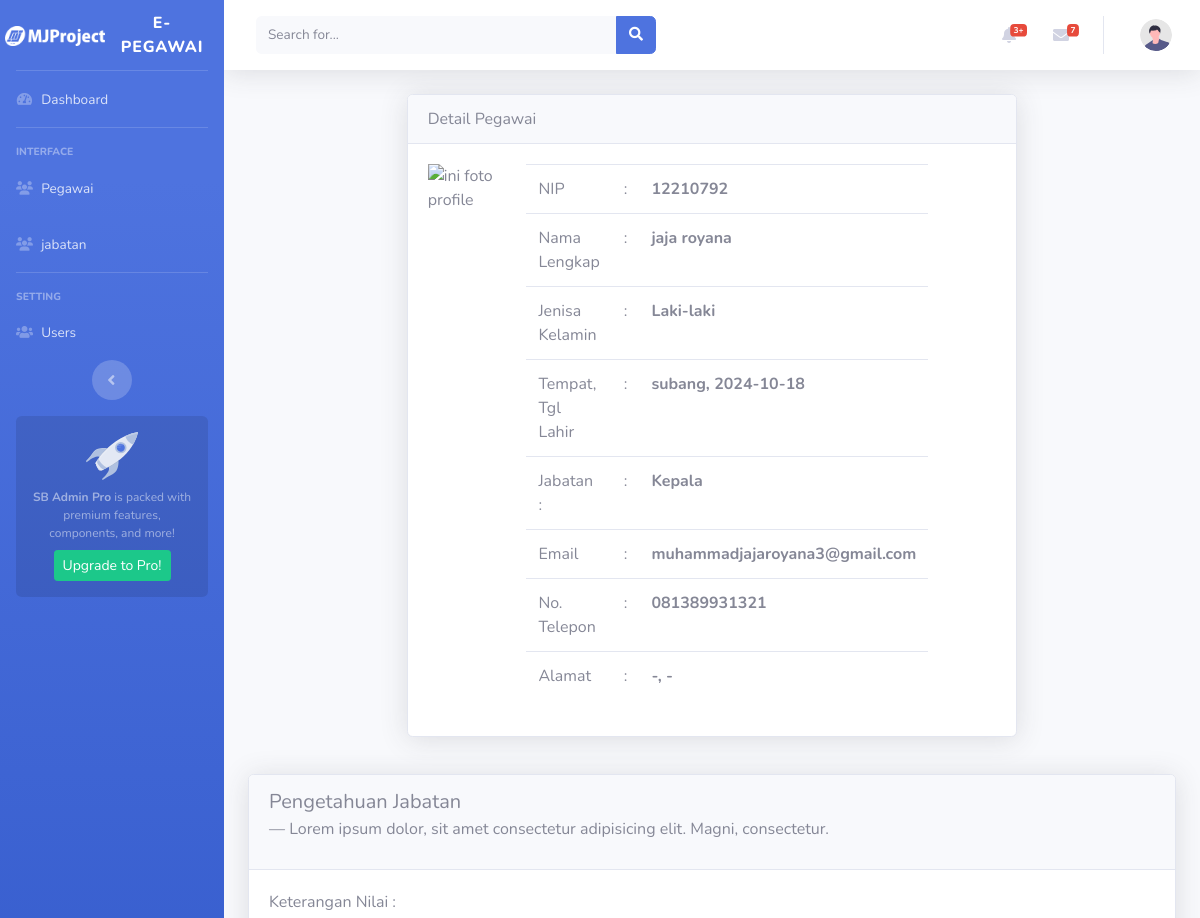
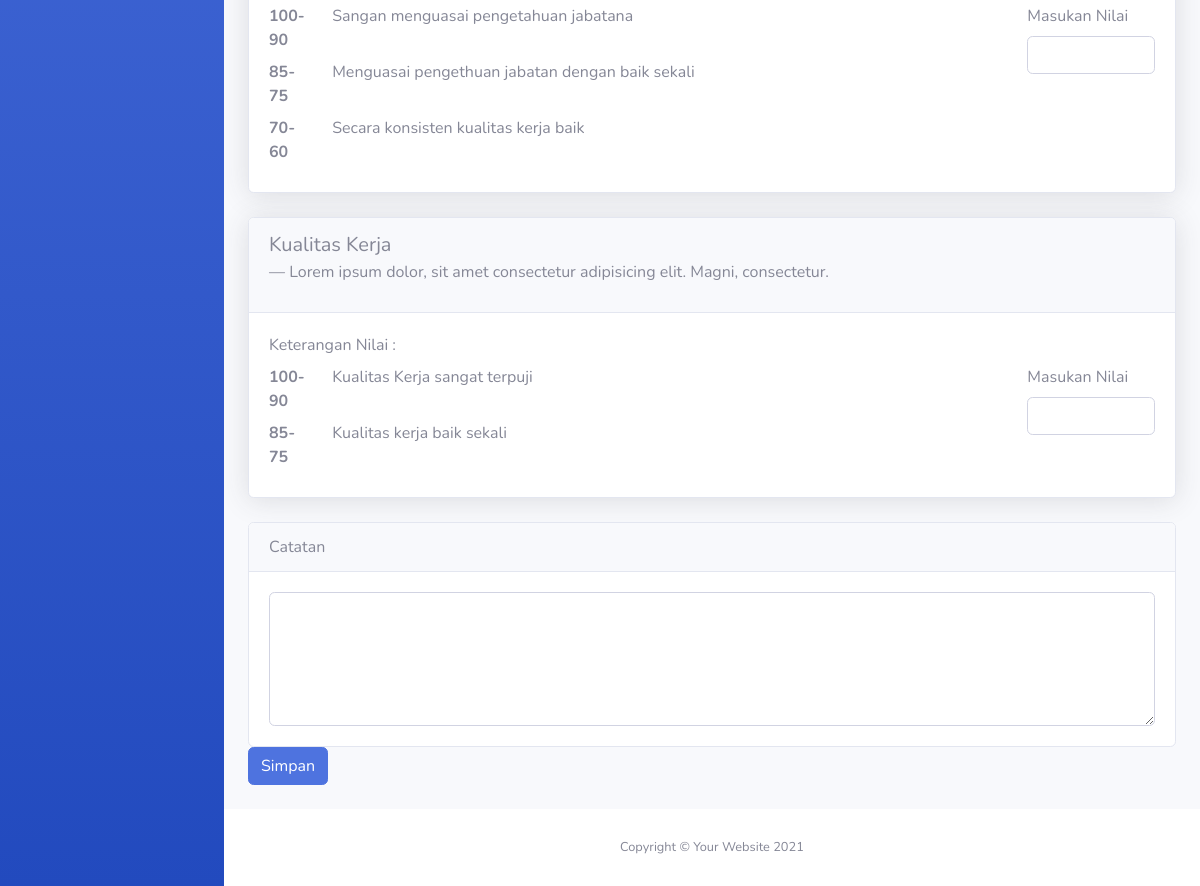
/penilaian-pegawai/10, run on the app's committed database (2 pictures, top to bottom).
### tables this page shows
CREATE TABLE `pegawai` (
  `id` int NOT NULL,
  `nip` varchar(16) NOT NULL,
  `nama` varchar(100) NOT NULL,
  `jk` varchar(10) NOT NULL,
  `tmp_lahir` varchar(20) NOT NULL,
  `tgl_lahir` date NOT NULL,
  `kode_jabatan` varchar(5) NOT NULL,
  `email` varchar(100) NOT NULL,
  `no_tlp` varchar(13) NOT NULL,
  `alamat` text NOT NULL,
  `img` text NOT NULL
);

CREATE TABLE `jabatan` (
  `id` int NOT NULL,
  `kode` varchar(10) NOT NULL,
  `nama_jabatan` varchar(50) NOT NULL,
  `job` varchar(50) NOT NULL
);

CREATE TABLE `keterangan` (
  `id_ket` int NOT NULL,
  `max` int NOT NULL,
  `min` int NOT NULL,
  `keterangan` text NOT NULL,
  `kode_kriteria` varchar(10) NOT NULL
);

### application/controllers/admin/Penilaian.php (called while the page is built, shortened)
<?php
class Penilaian extends CI_Controller
{
    public function penilaian_pegawai($id)
    {
        $this->load->model('PegawaiModel');
        $this->load->model('PenilaianModel');
        $result = $this->PenilaianModel->get_kriteria_with_keterangan();
        $grouped_data = [];
        foreach ($result as $row) {
            $kode = $row['kode'];
            $nama_kriteria = $row['nama_kriteria'];
            if (!isset($grouped_data[$kode])) {
                $grouped_data[$kode] = [
                    'kode' => $kode,
                    'nama_kriteria' => $nama_kriteria,
                    'keterangan' => []
                ];
            }
            $grouped_data[$kode]['keterangan'][] = [
                'id_ket' => $row['id_ket'],
                'max' => $row['max'],
                'min' => $row['min'],
                'keterangan' => $row['keterangan']
            ];
        }
        $grouped_data = array_values($grouped_data);
        $data = [
            "page" => "Penilaian",
            "pegawai" => $this->PegawaiModel->getById($id)->row_array(),
            "kriteria" => $grouped_data,
        ];
        $this->load->view('admin/header', $data);
        $this->load->view('admin/penilaian_pegawai', $data);
        $this->load->view('admin/footer');
    }
}

### index.php (called while the page is built, shortened)
<?php
require_once BASEPATH.'core/CodeIgniter.php';

### application/models/PegawaiModel.php (called while the page is built, shortened)
<?php
class PegawaiModel extends CI_Model
{
    public function getById($id)
    {
        $data = $this->db->query("SELECT pegawai.* , jabatan.kode, jabatan.nama_jabatan FROM pegawai LEFT JOIN jabatan ON `pegawai`.`kode_jabatan`=`jabatan`.`kode` WHERE `pegawai`.`id`=$id;");
        return $data;
    }
}

### application/models/PenilaianModel.php (called while the page is built, shortened)
<?php
class PenilaianModel extends CI_Model
{
    public function get_kriteria_with_keterangan()
    {
        $this->db->select('kriteria.kode, kriteria.nama_kriteria, keterangan.id_ket, keterangan.max, keterangan.min, keterangan.keterangan');
        $this->db->from('kriteria');
        $this->db->join('keterangan', 'kriteria.kode = keterangan.kode_kriteria', 'left');
        $this->db->order_by('keterangan.max', 'DESC');
        $query = $this->db->get();
        return $query->result_array();
    }
}

### application/views/admin/penilaian_pegawai.php (the view, shortened to what this page needs)
<div class="container-fluid">
    <div class="row justify-content-center">
        <div class="col-md-8">
            <div class="card shadow">
                <div class="card-header">
                    Detail Pegawai
                </div>
                <div class="card-body">
                    <div class="row ">
                        <div class="col-md-2">
                            <img src="<?= base_url('assets/uploads/' . $pegawai['img']) ?>" alt="ini foto profile" class="img-fluid">
                        </div>
                        <div class="col-md-8">
                            <table class="table">
                                <tr>
                                    <td>NIP </td>
                                    <td>:</td>
                                    <th><?= $pegawai['nip'] ?></th>
                                </tr>
                                <tr>
                                    <td>Nama Lengkap</td>
                                    <td>:</td>
                                    <th><?= $pegawai['nama'] ?></th>
                                </tr>
                                <tr>
                                    <td>Jenisa Kelamin </td>
                                    <td>:</td>
                                    <th><?= $pegawai['jk'] ?></th>
                                </tr>
                                <tr>
                                    <td>Tempat, Tgl Lahir</td>
                                    <td>:</td>
                                    <th><?= $pegawai['tmp_lahir'] ?>, <?= $pegawai['tgl_lahir'] ?></th>
                                </tr>
                                <tr>
                                    <td>Jabatan :</td>
                                    <td>:</td>
                                    <th><?= $pegawai['nama_jabatan'] ?></th>
                                </tr>
                                <tr>
                                    <td>Email </td>
                                    <td>:</td>
                                    <th><?= $pegawai['email'] ?></th>
                                </tr>
                                <tr>
                                    <td>No. Telepon </td>
                                    <td>:</td>
                                    <th><?= $pegawai['no_tlp'] ?></th>
                                </tr>
                                <tr>
                                    <td>Alamat </td>
                                    <td>:</td>
                                    <th><?= $pegawai['alamat'] ?></th>
                                </tr>
                            </table>
                        </div>
                    </div>
                </div>
            </div>
        </div>
        <div class="col-md-12 ">
            <pre>
            </pre>
            <form class="mb-4" action="<?= base_url("penilaian-simpan") ?>" method="post">
                <?php
                foreach ($kriteria as $krt) {
                ?>
                    <div class="card shadow mb-4 border">
                        <div class="card-header">
                            <blockquote class="blockquote">
                                <p class="mb-0"><?= $krt['nama_kriteria'] ?></p>
                                <footer class="blockquote-footer">Lorem ipsum dolor, sit amet consectetur adipisicing elit. Magni, consectetur.</footer>
                            </blockquote>
                        </div>
                        <div class="card-body">
                            Keterangan Nilai :
                            <div class="row  mt-2">
                                <div class="col-10">
                                    <?php
                                    foreach ($krt['keterangan'] as $ket) {
                                    ?>
                                        <div class="row mb-2">
                                            <div class="col-1">
                                                <b><?= $ket['max'] ?>-<?= $ket['min'] ?></b>
                                            </div>
                                            <div class="col-10">
                                                <?= $ket['keterangan'] ?>
                                            </div>
                                        </div>
                                    <?php
                                    }
                                    ?>
                                </div>
                                <div class="col-2">
                                    <label for="nilai" class="label-control">Masukan Nilai</label>
                                    <input type="number" name="nilai[]" class="form-control">
                                </div>
                            </div>
                        </div>
                    </div>
                <?php
                }
                ?>
                <div class="card">
                    <div class="card-header">
                        Catatan
                    </div>
                    <div class="card-body">
                        <textarea class="form-control" rows="5" name="catatan" id=""></textarea>
                    </div>
                </div>
                <button class="btn btn-primary " type="submit">Simpan</button>
            </form>
        </div>
    </div>
</div>

### data on the page
pegawai: nip "12210792", nama "jaja royana", jk "Laki-laki", tmp_lahir "subang", tgl_lahir "2024-10-18", jabatan.nama_jabatan "Kepala", email "muhammadjajaroyana3@gmail.com", no_tlp "081389931321", alamat "-, -"
keterangan: max "100", min "90", keterangan "Sangan menguasai pengetahuan jabatana"
keterangan: max "85", min "75", keterangan "Menguasai pengethuan jabatan dengan baik sekali"
keterangan: max "70", min "60", keterangan "Secara konsisten kualitas kerja baik"
keterangan: max "100", min "90", keterangan "Kualitas Kerja sangat terpuji"
keterangan: max "85", min "75", keterangan "Kualitas kerja baik sekali"

### other printed values
$krt['nama_kriteria'] "Pengetahuan Jabatan"
$krt['nama_kriteria'] "Kualitas Kerja"
